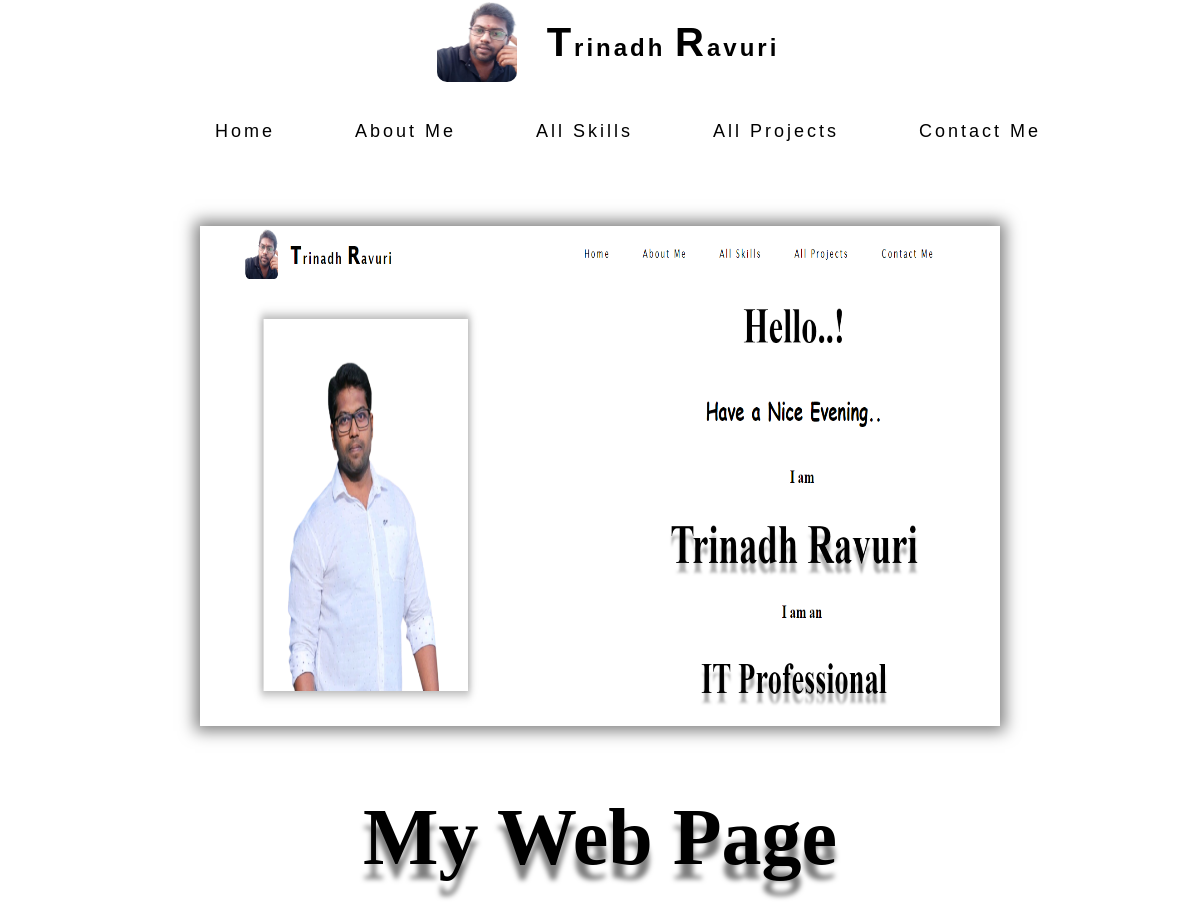
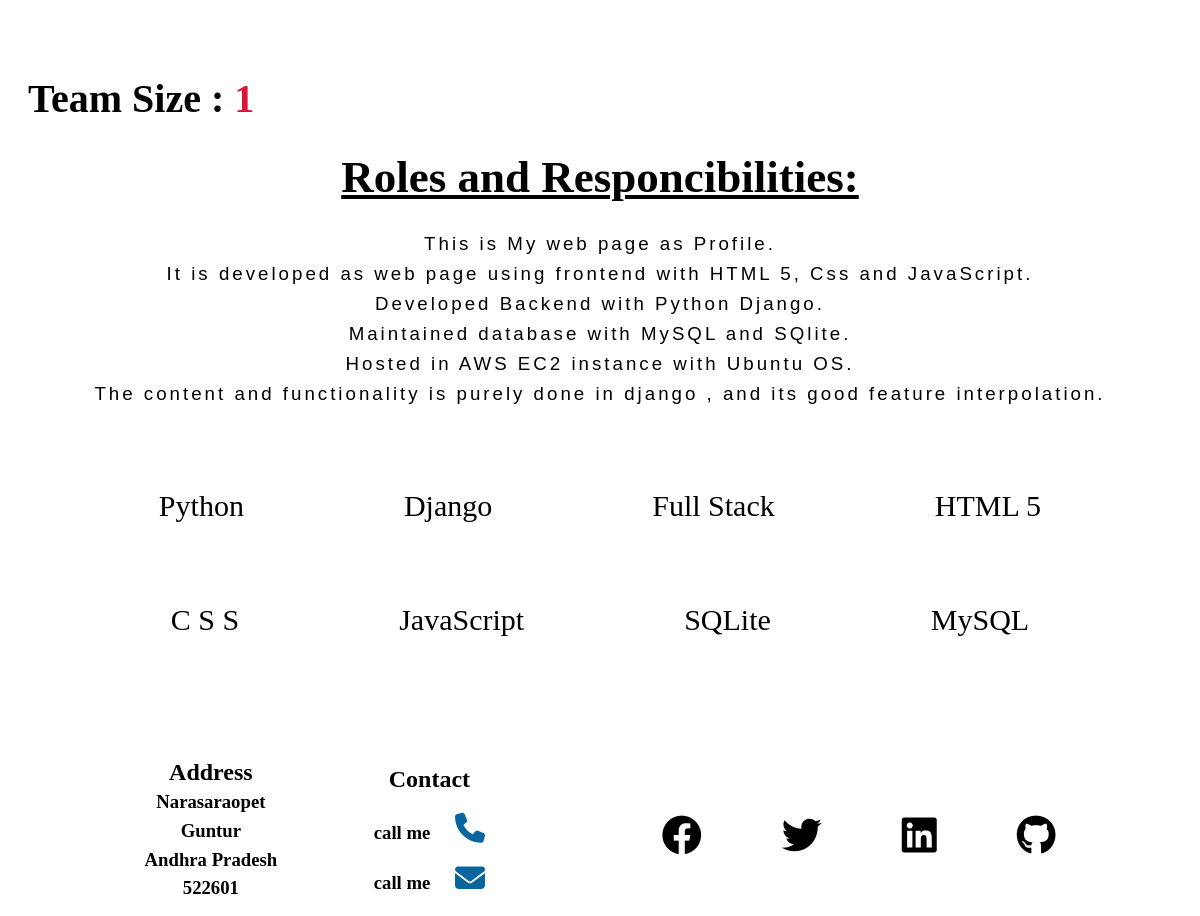
Screenshot of //9 with the database file from the repository (2 pictures, top to bottom).
### mypage/models.py (models this page shows, shortened)
class Projects(models.Model):
    project_name = models.CharField(max_length=100)
    project_img = models.ImageField(upload_to='media',null=True)
    Project_quote = models.CharField(max_length=500)
    project_teamsize = models.IntegerField()
    project_roles = models.TextField(max_length=10000)
    project_skills = models.ManyToManyField(Skills)
    class Meta:
        verbose_name_plural = 'Projects'

class Skills(models.Model):
    skill_name = models.CharField(max_length=100)
    skill_img = models.ImageField(upload_to='media')
    skill_quote = models.CharField(max_length=350)
    skill_desc = models.TextField(max_length=10000)
    def __str__(self):
        return self.skill_name
    class Meta:
        verbose_name_plural = 'Skills'

### mypage/views.py (the view)
# urls.py: path('/<int:pk>',views.singleproject,name='singleproject'),
def singleproject(request,pk):
    project = Projects.objects.get(pk=pk)
    skills = project.project_skills.all()
    context = {'project':project,'skills':skills}
    return render(request,'singleproject.html',context)

### mypage/templates/singleproject.html (shortened to what this page needs)
{% extends 'base.html' %}
{% load static %}
{% block content %}
<section class="singleproject">
    <div class="singleproject-head">
        <img src="{{project.project_img.url}}" alt="">
        <h1 class="name">{{project.project_name}}</h1>
    </div>
    <h3 class="team">Team Size : <span>{{project.project_teamsize}}</span></h3>
    <div class="roles">
        <h2>Roles and Responcibilities:</h2>
        <h3>{{project.project_roles}}</h3>
    </div>
    <div class="single-project-skills">
        <ul>
            {% for skill in skills %}
            <li><a href="{% url 'singleskill' skill.id %}">{{skill}}</a></li>
            {% endfor %}
        </ul>
    </div>
</section>
<br>
<br>
{% endblock %}

### templates/base.html (style rules this page uses)
* { transition: all 0.2s ease; scroll-behavior: smooth; }

### mypage/templates/singleproject.html (style rules this page uses)
.singleproject { position: relative; top: 180px; margin: 10px; padding: 10px; }
.singleproject-head { display: flex; flex-direction: column; flex-wrap: wrap; text-align: center; justify-content: space-around; align-items: center; }
.singleproject-head img { box-shadow: 0 0 15px 5px rgba(0,0,0,0.5); height: 500px; width: 800px; }
.singleproject-head .name { font-size: 80px; text-shadow: 0 15px 5px rgba(0,0,0,0.5); }
.team { font-size: 40px; }
.team span { color: crimson; }
.roles { text-align: center; line-height: 30px; }
.roles h2 { font-size: 45px; text-decoration: underline; }
.roles h3 { white-space:pre-line; font-family: Verdana, Geneva, Tahoma, sans-serif; letter-spacing: 3px; font-weight: lighter; }
.single-project-skills ul { display: flex; flex-wrap: wrap; text-align: center; justify-content: center; margin: 20px; padding: 20px; }
.single-project-skills ul li { margin: 20px; padding: 20px; list-style: none; text-align: center; justify-content: space-around; }
.single-project-skills ul li a { margin: 20px; padding: 20px; text-decoration: none; font-size: 30px; color:black }

### rows the page displays
Projects: project_img (picture), project_name "My Web Page", project_teamsize "1", project_roles "This is My web page as Profile. It is developed as web page using frontend with HTML 5, Css and JavaScript. Developed Backend with Python Django. Maintained database with MySQL and SQlite. Hosted in AWS EC2 instance with Ubuntu OS. The content and functionality is purely done in django , and its good feature interpolation."
Skills: skill_name "Python"
Skills: skill_name "Django"
Skills: skill_name "Full Stack"
Skills: skill_name "HTML 5"
Skills: skill_name "C S S"
Skills: skill_name "JavaScript"
Skills: skill_name "SQLite"
Skills: skill_name "MySQL"
